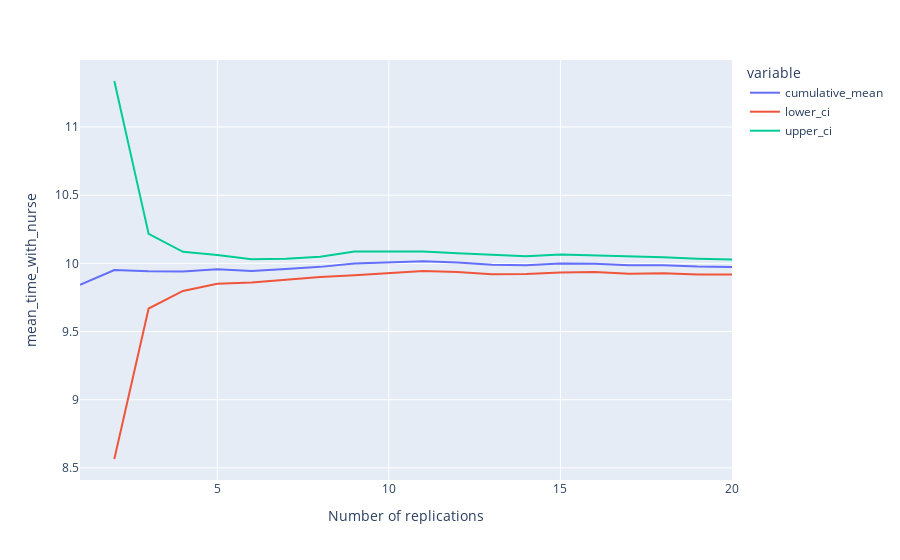

Here is the notebook cell this chart was saved with:
### Code cell
confidence_interval_method(
    replications = 20,
    metric = 'mean_time_with_nurse',
    desired_precision = 0.05
)

### Figure 1 — Plotly figure (JSON) as saved in the notebook; plotly's stock layout.template omitted (floating-point values rounded to 4 significant figures)
{"data": [{"hovertemplate": "variable=cumulative_mean<br>replications=%{x}<br>value=%{y}<extra></extra>", "legendgroup": "cumulative_mean", "line": {"color": "#636efa", "dash": "solid"}, "marker": {"symbol": "circle"}, "mode": "lines", "name": "cumulative_mean", "orientation": "v", "showlegend": true, "type": "scatter", "x": [1, 2, 3, 4, 5, 6, 7, 8, 9, 10, 11, 12, 13, 14, 15, 16, 17, 18, 19, 20], "xaxis": "x", "y": [9.842, 9.951, 9.943, 9.941, 9.956, 9.944, 9.958, 9.974, 10.0, 10.01, 10.02, 10.01, 9.991, 9.987, 9.999, 9.997, 9.986, 9.986, 9.976, 9.974], "yaxis": "y"}, {"hovertemplate": "variable=lower_ci<br>replications=%{x}<br>value=%{y}<extra></extra>", "legendgroup": "lower_ci", "line": {"color": "#EF553B", "dash": "solid"}, "marker": {"symbol": "circle"}, "mode": "lines", "name": "lower_ci", "orientation": "v", "showlegend": true, "type": "scatter", "x": [1, 2, 3, 4, 5, 6, 7, 8, 9, 10, 11, 12, 13, 14, 15, 16, 17, 18, 19, 20], "xaxis": "x", "y": [null, 8.565, 9.669, 9.798, 9.851, 9.859, 9.882, 9.9, 9.913, 9.93, 9.944, 9.937, 9.92, 9.921, 9.933, 9.936, 9.924, 9.928, 9.918, 9.918], "yaxis": "y"}, {"hovertemplate": "variable=upper_ci<br>replications=%{x}<br>value=%{y}<extra></extra>", "legendgroup": "upper_ci", "line": {"color": "#00cc96", "dash": "solid"}, "marker": {"symbol": "circle"}, "mode": "lines", "name": "upper_ci", "orientation": "v", "showlegend": true, "type": "scatter", "x": [1, 2, 3, 4, 5, 6, 7, 8, 9, 10, 11, 12, 13, 14, 15, 16, 17, 18, 19, 20], "xaxis": "x", "y": [null, 11.34, 10.22, 10.08, 10.06, 10.03, 10.03, 10.05, 10.09, 10.09, 10.09, 10.07, 10.06, 10.05, 10.06, 10.06, 10.05, 10.04, 10.03, 10.03], "yaxis": "y"}], "layout": {"legend": {"title": {"text": "variable"}, "tracegroupgap": 0}, "margin": {"t": 60}, "xaxis": {"anchor": "y", "domain": [0, 1], "title": {"text": "Number of replications"}}, "yaxis": {"anchor": "x", "domain": [0, 1], "title": {"text": "mean_time_with_nurse"}}}}
